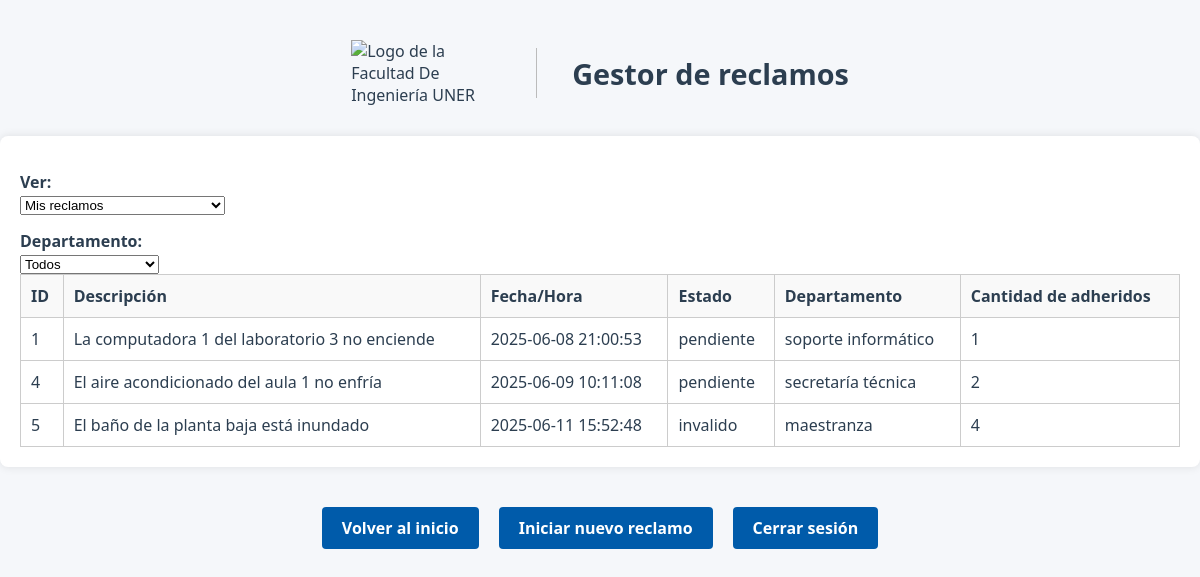
The page /listarReclamos (signed in) on the database as committed earlier.
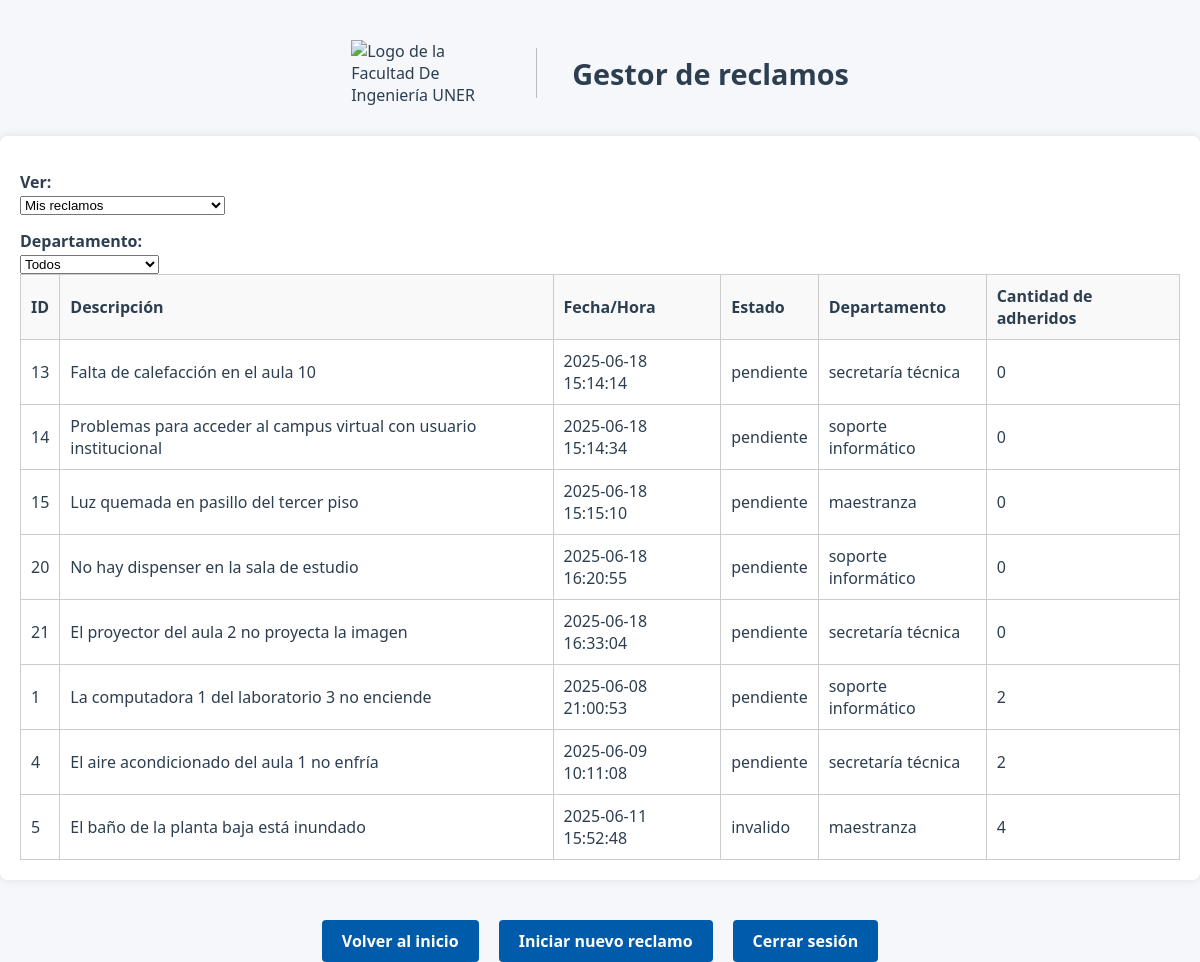
The same page on the database as committed later.
### modules/modelosDTO.py (models this page shows, shortened)
class ModeloReclamo(Base):
    __tablename__ = 'Reclamos'
    id = Column(Integer(), primary_key=True, autoincrement=True)
    idUsuario = Column(Integer, ForeignKey('Usuarios.id'), nullable=False)
    fechaYHora = Column(String(50), nullable=False)  # Formato de fecha y hora
    estado = Column(String(20), nullable=False, default='pendiente')
    tiempoResolucion = Column(Integer, nullable=True, default=None)
    departamento = Column(String(20), nullable=False)
    numeroAdheridos = Column(Integer, nullable=False, default=0)
    descripcion = Column(Text, nullable=False)
    imagen = Column(String(255), nullable=True)
    usuariosAdheridos = relationship(
        "ModeloUsuario",
        secondary=asociacion_usuarios_adheridos,
        backref="reclamosAdheridos"
    ) #como definimos backref no hace falta poner la relacion inversa

### server.py (the view)
@app.route("/listarReclamos", methods=["GET", "POST"])
@login_required
def listarReclamos():
    username = current_user.nombre
    idUsuario = current_user.id
    filtro_usuario = request.form.get("filtroUsuario", "mios")
    filtro_departamento = request.form.get("filtroDepartamento", "todos")
    if filtro_usuario == "todos":
        reclamos_filtrados = repoReclamo.obtenerRegistrosFiltro("estado", "pendiente")
    elif filtro_usuario == "mios":
        reclamos_mios = repoReclamo.obtenerRegistrosFiltro("idUsuario", idUsuario)
        todos_reclamos = repoReclamo.obtenerRegistrosTotales()
        reclamos_adheridos = [r for r in todos_reclamos if idUsuario in r.usuariosAdheridos]
        reclamos_filtrados = list({r.id: r for r in reclamos_mios + reclamos_adheridos}.values())
    if filtro_departamento != "todos":
        reclamos_filtrados = [
            r for r in reclamos_filtrados if r.departamento == filtro_departamento
        ]
    return render_template(
        "listarReclamos.html",
        reclamos=reclamos_filtrados,
        username=username,
        idUsuario=idUsuario,
        filtro_usuario=filtro_usuario
    )

### modules/gestorLogin.py (called while the page is built)
    def __cargarUsuarioActual(self, idUsuario):
        usuario = self.__gestorUsuarios.cargarUsuario(idUsuario)
        if usuario:
            return FlaskLoginUser(usuario)
        return None

### modules/gestorUsuarios.py (called while the page is built)
    def cargarUsuario(self, idUsuario):
        registro = self.__repo.obtenerRegistroFiltro("id", idUsuario) #devuelve un objeto Usuario o None
        return registro.to_dict() if registro else None

### modules/reclamo.py (called while the page is built)
    @property
    def id(self):
        return self.__id

    @property
    def fechaYHora(self):
        return self.__fechaYHora

    @property
    def estado(self):
        return self.__estado

    @property
    def departamento(self):
        return self.__departamento

    @property
    def numeroAdheridos(self):
        return self.__numeroAdheridos

    @property
    def descripcion(self):
        return self.__descripcion

    @property
    def usuariosAdheridos(self):
        return self.__usuariosAdheridos

### modules/repositorioConcretoBD.py (called while the page is built)
    def obtenerRegistroFiltro(self, filtro, valor):
        modeloUsuario = self.__session.query(ModeloUsuario).filter_by(**{filtro:valor}).first()
        return self.__map_modelo_a_usuario(modeloUsuario) if modeloUsuario else None

    def __map_modelo_a_usuario(self, modeloUsuario: ModeloUsuario):
        return Usuario(
            id=modeloUsuario.id,  # Asumiendo que el modelo tiene un campo id
            nombre=modeloUsuario.nombre,
            apellido=modeloUsuario.apellido,
            email=modeloUsuario.email,
            nombreUsuario=modeloUsuario.nombreUsuario,
            rol=modeloUsuario.rol,
            password=modeloUsuario.password
        )

    def obtenerRegistrosFiltro(self, filtro, valor):
        if isinstance(valor, list) and len(valor) > 0:
            valor = valor[0]
        modeloReclamo = self.__session.query(ModeloReclamo).filter_by(**{filtro: valor}).all()
        if modeloReclamo:
            return [self.__map_modelo_a_reclamo(reclamo) for reclamo in modeloReclamo]
        return []

    def obtenerRegistrosTotales(self):
        modeloReclamo = self.__session.query(ModeloReclamo).all()
        return [self.__map_modelo_a_reclamo(reclamo) for reclamo in modeloReclamo]

### modules/usuario.py (called while the page is built)
    @property
    def id(self):
        return self.__id

    @property
    def nombre(self):
        return self.__nombre

    @property
    def apellido(self):
        return self.__apellido

    @property
    def email(self):
        return self.__email

    @property
    def nombreUsuario(self):
        return self.__nombreUsuario

### templates/listarReclamos.html (shortened to what this page needs)
<!DOCTYPE html>
<html lang="es">
<head>
    <link rel="stylesheet" href="{{ url_for('static', filename='style.css') }}">
</head>
<body>
    <div class="header">
        <img src="{{ url_for('static', filename='logoFiuner.png') }}" alt="Logo de la Facultad De Ingeniería UNER" class="logo" width="150" height="50">
        <h1>Gestor de reclamos</h1>
    </div>
<div class="tabla-reclamos">
    <form method="post" action="{{ url_for('listarReclamos') }}">
        <div class="filtros-superiores">
            <label for="filtroUsuario">Ver:</label>
            <select name="filtroUsuario" onchange="this.form.submit()">
                <option value="mios" {% if request.form.get('filtroUsuario') == 'mios' %}selected{% endif %}>Mis reclamos</option>
            </select>
            <label for="filtroDepartamento">Departamento:</label>
            <select name="filtroDepartamento" onchange="this.form.submit()">
                <option value="todos" {% if request.form.get('filtroDepartamento') == 'todos' %}selected{% endif %}>Todos</option>
            </select>
        </div>
    </form>
    <table>
        <thead>
            <tr>
                <th>ID</th>
                <th>Descripción</th>
                <th>Fecha/Hora</th>
                <th>Estado</th>
                <th>Departamento</th>
                <th>Cantidad de adheridos</th>
            </tr>
        </thead>
        <tbody>
            {% if reclamos %}
                {% for reclamo in reclamos %}
                    <tr>
                        <td>{{ reclamo.id }}</td>
                        <td>{{ reclamo.descripcion }}</td>
                        <td>{{ reclamo.fechaYHora }}</td>
                        <td>{{ reclamo.estado }}</td>
                        <td>{{ reclamo.departamento }}</td>
                        <td>{{ reclamo.numeroAdheridos }}</td>
                    </tr>
                {% endfor %}
            {% else %}
                <tr>
                    <td colspan="7" style="text-align: center;">No hay reclamos para mostrar.</td>
                </tr>
            {% endif %}
        </tbody>
    </table>
</div>
    <div class="botones">
        <a href="{{ url_for('bienvenido') }}" class="btn-registro">Volver al inicio</a>
        <a href="{{ url_for('crearReclamos') }}" class="btn-registro">Iniciar nuevo reclamo</a>
        <a href="{{ url_for('logout') }}" class="btn-registro">Cerrar sesión</a>
    </div>
</body>
</html>

### static/style.css (style rules this page uses)
.header { display: flex; align-items: center; justify-content: center; gap: 20px; margin-top: 40px; padding: 0 20px; text-align: left; flex-wrap: wrap; }
body { font-family: 'Segoe UI', 'Roboto', 'Helvetica Neue', sans-serif; background-color: #f5f7fa; color: #2c3e50; margin: 0; padding: 0; min-height: 100vh; }
.logo { width: 150px; height: auto; }
h1 { font-size: 1.8em; color: #2c3e50; margin: 0; }
.btn-registro, .links { display: inline-block; padding: 10px 20px; background-color: #005baa; color: #fff !important; border: none; border-radius: 4px; text-decoration: none; font-weight: bold; margin-top: 10px; transition: background 0.2s; cursor: pointer; }
form { background-color: transparent; padding: 0; margin-top: 0; border-radius: 0; box-shadow: none; width: 100%; max-width: none; }
label { display: block; margin-top: 15px; font-weight: 600; }
.botones { display: flex; gap: 20px; flex-wrap: wrap; justify-content: center; margin-top: 20px; }
.tabla-reclamos { background-color: white; width: 100%; padding: 20px; box-sizing: border-box; border-radius: 8px; box-shadow: 0 0 10px rgba(0,0,0,0.1); margin-top: 30px; }
.tabla-reclamos table { width: 100%; border-collapse: collapse; }
.tabla-reclamos th, .tabla-reclamos td { padding: 10px; border: 1px solid #ccc; text-align: left; }
.tabla-reclamos thead { background-color: #f9f9f9; }
.botones { margin-top: 30px; text-align: center; }
.header { display: flex; align-items: center; gap: 15px; margin-bottom: 20px; }

Rows that differ between the two databases and show on the page:
added ModeloReclamo: id "13", descripcion "Falta de calefacción en el aula 10", fechaYHora "2025-06-18 15:14:14", estado "pendiente", departamento "secretaría técnica", numeroAdheridos "0"
added ModeloReclamo: id "14", descripcion "Problemas para acceder al campus virtual con usuario institucional", fechaYHora "2025-06-18 15:14:34", estado "pendiente", departamento "soporte informático", numeroAdheridos "0"
added ModeloReclamo: id "15", descripcion "Luz quemada en pasillo del tercer piso", fechaYHora "2025-06-18 15:15:10", estado "pendiente", departamento "maestranza", numeroAdheridos "0"
added ModeloReclamo: id "20", descripcion "No hay dispenser en la sala de estudio", fechaYHora "2025-06-18 16:20:55", estado "pendiente", departamento "soporte informático", numeroAdheridos "0"
added ModeloReclamo: id "21", descripcion "El proyector del aula 2 no proyecta la imagen", fechaYHora "2025-06-18 16:33:04", estado "pendiente", departamento "secretaría técnica", numeroAdheridos "0"
changed ModeloReclamo "La computadora 1 del laboratorio 3 no enciende": numeroAdheridos "1" → "2"
